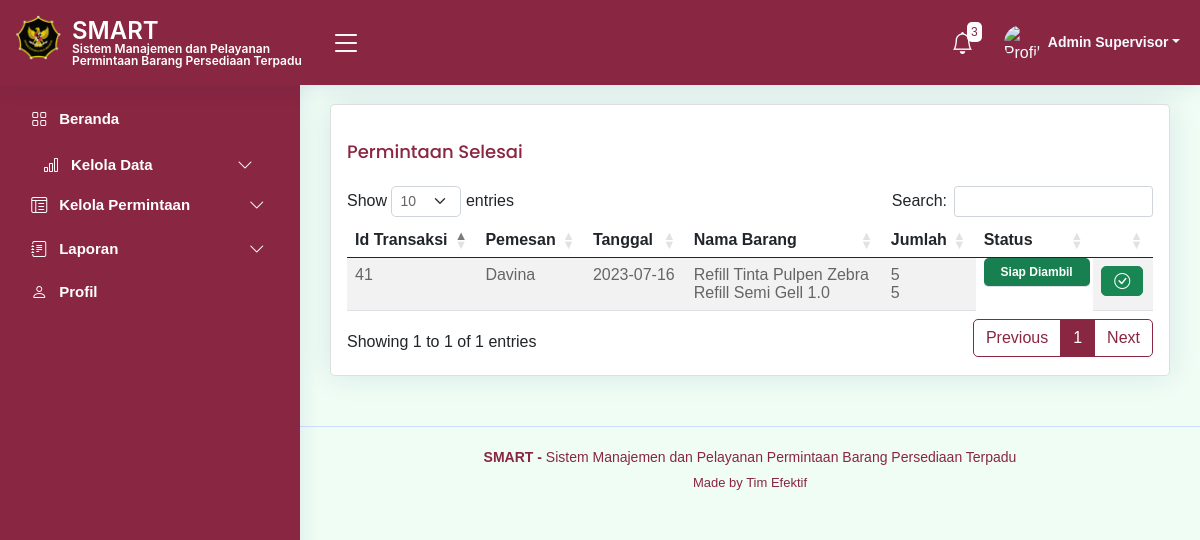
The page /kelolaPermintaan3.php (signed in) on the database its author committed.
### tables this page shows
CREATE TABLE `tb_order` (
  `id_transaksi` int(11) NOT NULL,
  `id_user` int(11) NOT NULL,
  `tgl_minta` date NOT NULL,
  `tgl_siap` date DEFAULT NULL,
  `status` varchar(50) NOT NULL DEFAULT 'Menunggu',
  `tgl_ambil` date DEFAULT NULL
);

CREATE TABLE `tb_user` (
  `id_user` int(25) NOT NULL,
  `username` varchar(50) NOT NULL,
  `nama_lengkap` varchar(100) NOT NULL,
  `email` varchar(100) NOT NULL,
  `nip` varchar(30) NOT NULL,
  `password` varchar(100) NOT NULL,
  `tipe_akun` text NOT NULL,
  `foto_user` blob NOT NULL
);

### notif_functions.php (called while the page is built, shortened)
<?php
function getBarangHampirHabis($con) {
    $query = "SELECT tb_barang.nama, tb_barang.stok_minimal, tb_cek_stok.jumlah_stok_akhir
              FROM tb_barang
              INNER JOIN tb_cek_stok ON tb_barang.id_barang = tb_cek_stok.id_barang";
    $result = mysqli_query($con, $query);
    $notifications = array();
    if (mysqli_num_rows($result) > 0) {
        while ($row = mysqli_fetch_assoc($result)) {
            $stok_minimal = $row['stok_minimal'];
            $jumlah_stok_akhir = $row['jumlah_stok_akhir'];
        }
    }
    return $notifications;
}
function getBarangStokMinimal($con) {
    $query = "SELECT tb_barang.nama, tb_barang.stok_minimal, tb_cek_stok.jumlah_stok_akhir
              FROM tb_barang
              INNER JOIN tb_cek_stok ON tb_barang.id_barang = tb_cek_stok.id_barang";
    $result = mysqli_query($con, $query);
    $notifications = array();
    if (mysqli_num_rows($result) > 0) {
        while ($row = mysqli_fetch_assoc($result)) {
            $nama = $row['nama'];
            $stok_minimal = $row['stok_minimal'];
            $jumlah_stok_akhir = $row['jumlah_stok_akhir'];
            if ($jumlah_stok_akhir <= $stok_minimal) {
                $notifications[] = "Stok Barang $nama sudah mencapai jumlah stok minimal";
            }
        }
    }
    return $notifications;
}
?>

### kelolaPermintaan3.php (the view, shortened to what this page needs)
<?php
$namaLengkap = $_SESSION['nama_lengkap'];
?>
<!DOCTYPE html>
<html lang="en">
<head>
  <link href="assets/vendor/bootstrap/css/bootstrap.min.css" rel="stylesheet">
  <link href="assets/vendor/bootstrap-icons/bootstrap-icons.css" rel="stylesheet">
  <link href="assets/vendor/boxicons/css/boxicons.min.css" rel="stylesheet">
  <link href="assets/vendor/quill/quill.snow.css" rel="stylesheet">
  <link href="assets/vendor/quill/quill.bubble.css" rel="stylesheet">
  <link href="assets/vendor/remixicon/remixicon.css" rel="stylesheet">
  <link href="assets/vendor/simple-datatables/style.css" rel="stylesheet">
  <link rel="stylesheet" href="https://cdnjs.cloudflare.com/ajax/libs/twitter-bootstrap/5.2.0/css/bootstrap.min.css">
  <link rel="stylesheet" href="https://cdn.datatables.net/1.13.4/css/dataTables.bootstrap5.min.css">
  <link href="https://cdnjs.cloudflare.com/ajax/libs/font-awesome/5.10.0/css/all.min.css" rel="stylesheet">
  <link href="https://cdn.jsdelivr.net/npm/bootstrap-icons@1.4.1/font/bootstrap-icons.css" rel="stylesheet">
  <link href="assets/css/style.css" rel="stylesheet">
  <link href="assets/css/bootstrap.min.css" rel="stylesheet">
</head>
<body>
  <header id="header" class="header fixed-top d-flex align-items-center">
    <div class="d-flex align-items-center justify-content-between">
      <a href="index.html" class="logo d-flex align-items-center">
        <img src="assets/img/logo2.png" alt="">
        <span class="htsimpan">SMART<br>
          <tb class="tbsmart">Sistem Manajemen dan Pelayanan Permintaan Barang Persediaan Terpadu</tb></span>
      </a>
      <i class="bi bi-list toggle-sidebar-btn"></i>
    </div>
    <nav class="header-nav ms-auto">
      <ul class="d-flex align-items-center">
      <?php
      require_once 'koneksi.php';
      require_once 'notif_functions.php';
      $con = db_connect();
      $barangHampirHabis = getBarangHampirHabis($con);
      $barangStokMinimal = getBarangStokMinimal($con);
      $totalNotifikasi = count($barangHampirHabis) + count($barangStokMinimal);
      ?>
      <li class="nav-item dropdown">
        <a class="nav-link nav-icon" href="#" data-bs-toggle="dropdown">
          <i class="bi bi-bell"></i>
          <span class="badge bg-primary badge-number"><?php echo $totalNotifikasi; ?></span>
        </a>
      </li>
        <li class="nav-item dropdown pe-3">
          <a class="nav-link nav-profile d-flex align-items-center pe-0" href="#" data-bs-toggle="dropdown">
            <img src="assets/img/profile-img.jpg" alt="Profile" class="rounded-circle">
            <span class="d-none d-md-block dropdown-toggle ps-2"><?php echo $namaLengkap; ?></span>
          </a>
        </li>
      </ul>
    </nav>
  </header>
<aside id="sidebar" class="sidebar">
<ul class="sidebar-nav" id="sidebar-nav">
  <li class="nav-item">
    <a class="nav-link " href="index.php">
      <i class="bi bi-grid"></i>
      <span>Beranda</span>
    </a>
  </li>
  <a class="nav-link collapsed" data-bs-target="#tables-nav" data-bs-toggle="collapse" href="#">
    <i class="bi bi-bar-chart"></i><span></span>Kelola Data</span><i class="bi bi-chevron-down ms-auto"></i>
  </a>
  <li class="nav-item">
        <a class="nav-link collapsed" data-bs-target="#icons-nav" data-bs-toggle="collapse" href="#">
          <i class="bi bi-layout-text-window-reverse"></i><span>Kelola Permintaan</span><i class="bi bi-chevron-down ms-auto"></i>
        </a>
      </li>
  <li class="nav-item">
    <a class="nav-link collapsed" data-bs-target="#forms-nav" data-bs-toggle="collapse" href="#">
      <i class="bi bi-journal-text"></i><span>Laporan</span><i class="bi bi-chevron-down ms-auto"></i>
    </a>
  </li>
  <li class="nav-item">
    <a class="nav-link collapsed" href="profil.php">
      <i class="bi bi-person"></i>
      <span>Profil</span>
    </a>
  </li>
</ul>
</aside>
  <main id="main" class="main">
            <section class="section">
              <div class="row">
                <div class="col-lg-12">
                  <div class="card">
                    <div class="card-body">
                      <h5 class="card-title">Permintaan Selesai</h5>
                      <table id="example2" class="table table-striped" style="width:100%">
                        <thead>
                          <tr>
                            <th>Id Transaksi</th>
                            <th>Pemesan</th>
                            <th>Tanggal</th>
                            <th>Nama Barang</th>
                            <th>Jumlah</th>
                            <th>Status</th>
                            <th></th>
                          </tr>
                        </thead>
                        <tbody>
                          <?php
                          $con = db_connect();
                          $query = "SELECT tb_order.id_transaksi, tb_user.nama_lengkap, GROUP_CONCAT(tb_barang.nama SEPARATOR '<br>') AS nama, tb_order.tgl_siap, GROUP_CONCAT(tb_order_detail.jumlah_minta SEPARATOR '<br>') AS jumlah_minta, tb_order.status
                          FROM tb_order
                          JOIN tb_user ON tb_order.id_user = tb_user.id_user
                          JOIN tb_order_detail ON tb_order.id_transaksi = tb_order_detail.id_transaksi
                          JOIN tb_barang ON tb_order_detail.id_barang = tb_barang.id_barang
                          WHERE tb_order.status = 'Siap Diambil'
                          GROUP BY tb_order.id_transaksi";
                          $result = mysqli_query($con, $query);
                          while ($row = mysqli_fetch_assoc($result)) {
                            echo "<tr>";
                            echo "<td>" . $row['id_transaksi'] . "</td>";
                            echo "<td>" . $row['nama_lengkap'] . "</td>";
                            echo "<td>" . $row['tgl_siap'] . "</td>";
                            echo "<td>"  . $row['nama'] . "</td>";
                            echo "<td>" . $row['jumlah_minta'] . "</td>";
                            echo "<td span class='badge bg-success p-2 ms-2' style='border-radius: 5; width: 90px; color: white;'>" . $row['status'] . "</td>";
                            echo "<td>";
                            echo "<button type='button' class='btn btn-success btn-selesai' data-id='" . $row['id_transaksi'] . "'><i class='bi bi-check-circle'></i></button>";
                            echo "</td>";
                            echo "</tr>";
                          }
                          ?>
                        </tbody>
                      </table>
                    </div>
                  </div>
                </div>
              </div>
            </section>
  </main>
<footer id="footer" class="footer">
    <div class="copyright">
      <strong>  SMART - </strong> <span>Sistem Manajemen dan Pelayanan Permintaan Barang Persediaan Terpadu</span>
    </div>
    <div class="credits">
      Made by <a>Tim Efektif</a>
    </div>
  </footer>
</body>
</html>

### assets/css/style.css (style rules this page uses)
:root { scroll-behavior: smooth; }
body { font-family: "Open Sans", sans-serif; background: #f6f9ff; color: #444444; }
a { color: #892641; text-decoration: none; }
h1, h2, h3, h4, h5, h6 { font-family: "Nunito", sans-serif; }
#main { margin-top: 60px; padding: 20px 30px; transition: all 0.3s; }
.card { margin-bottom: 30px; border: none; border-radius: 5px; box-shadow: 0px 0 30px rgba(1, 41, 112, 0.1); }
.card-title { padding: 20px 0 15px 0; font-size: 18px; font-weight: 500; color: #892641; font-family: "Poppins", sans-serif; }
.card-body { padding: 0 20px 20px 20px; }
.logo { line-height: 1; }
@media (min-width: 1200px) { .logo { width: 300px; } }
.logo img { position: relative; top: -5px; left: -4px; max-height: 45px; margin-right: 7px; }
.logo span { font-size: 24px; font-weight: 600; color: #fff; font-family: "Inter", sans-serif; }
.header { transition: all 0.5s; z-index: 997; height: 85px; box-shadow: 0px 2px 20px rgba(1, 41, 112, 0.1); background-color: #fff; padding-left: 20px; }
.header .toggle-sidebar-btn { font-size: 32px; padding-left: 10px; cursor: pointer; color: #fff; }
.header-nav ul { list-style: none; }
.header-nav > ul { margin: 0; padding: 0; }
.header-nav .nav-link { color: #fff; transition: 0.3; background: #892641; border-radius: 4px; }
.header-nav .nav-icon { font-size: 22px; color: #f6f9ff; margin-right: 24px; position: relative; }
.header-nav .nav-profile { color: #f6f9ff; }
.header-nav .nav-profile img { max-height: 36px; max-width: 36px; }
.header-nav .nav-profile span { font-size: 14px; font-weight: 600; }
.header-nav .badge-number { position: absolute; inset: -2px -5px auto auto; font-weight: normal; font-size: 12px; padding: 4px 4px; background-color: #f6f9ff; }
.header-nav .dropdown-toggle { padding-right: 4px; }
.sidebar { position: fixed; top: 80px; left: 0; bottom: 0; width: 300px; z-index: 996; transition: all 0.3s; padding: 20px; overflow-y: auto; scrollbar-width: thin; scrollbar-color: #aab7cf transparent; box-shadow: 0px 0px 20px rgba(1, 41, 112, 0.1); background-color: #fff; }
@media (min-width: 1200px) { #main, #footer { margin-left: 300px; } }
.sidebar-nav { padding: 0; margin: 0; list-style: none; }
.sidebar-nav li { padding: 0; margin: 0; list-style: none; }
.sidebar-nav .nav-item { margin-bottom: 5px; }
.sidebar-nav .nav-link { display: flex; align-items: center; font-size: 15px; font-weight: 600; color: #fff; transition: 0.3; background: #892641; padding: 10px 15px; border-radius: 4px; }
.sidebar-nav .nav-link i { font-size: 16px; color: #fff; padding: 0 12px 0 8px; }
.sidebar-nav .nav-link.collapsed { color: #fff; background: #892641; }
.sidebar-nav .nav-link.collapsed i { color: #fff; }
.sidebar-nav .nav-link .bi-chevron-down { margin-right: 0; transition: transform 0.2s ease-in-out; }
.footer { padding: 20px 0; font-size: 14px; transition: all 0.3s; border-top: 1px solid #cddfff; }
.footer .copyright { text-align: center; color: #892641; }
.footer .credits { padding-top: 5px; text-align: center; font-size: 13px; color: #892641; }

### kelolaPermintaan3.php (style rules this page uses)
.header { background-color: #892641; }
.sidebar { background-color: #892641; }
.tbsmart { font-size: 12px; margin-bottom: 0; font-weight: 600; color: #ffffff; }

### rows shown on the page
tb_order: id_transaksi "41", id_user.nama_lengkap "Davina", tgl_siap "2023-07-16", nama "Refill Tinta Pulpen Zebra Refill Semi Gell 1.0", jumlah_minta "5 5", status "Siap Diambil"

### other values the page prints
$totalNotifikasi "3"
$namaLengkap "Admin Supervisor"
